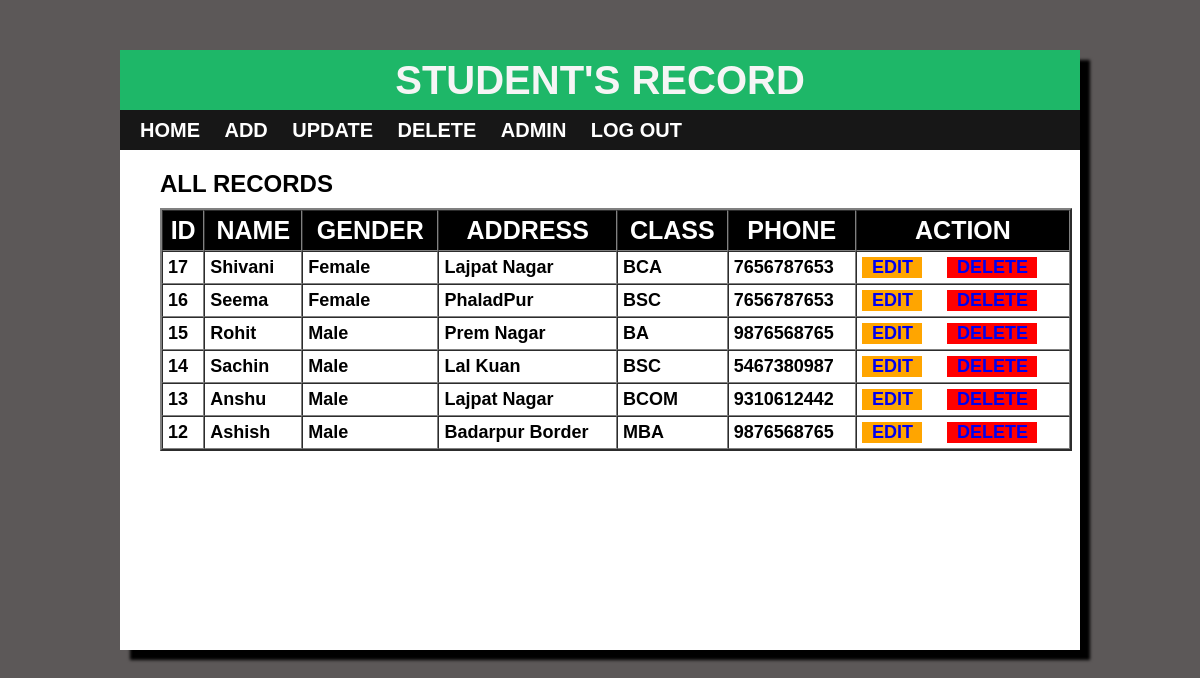
Page /index.php (signed in) on the committed database.
### tables this page shows
CREATE TABLE `student_record` (
    `id` int(11) NOT NULL,
    `s_name` varchar(30) DEFAULT NULL,
    `s_address` varchar(30) DEFAULT NULL,
    `s_class` int(11) DEFAULT NULL,
    `s_mobile` varchar(30) DEFAULT NULL,
    `s_gender` varchar(10) DEFAULT NULL
);

CREATE TABLE `class` (
    `class_id` int(11) NOT NULL,
    `class` varchar(10) DEFAULT NULL
);

### index.php (the view, shortened to what this page needs)
<!DOCTYPE html>
<html lang="en">
<head>
    <link rel="stylesheet" href="css.css">
</head>
<body class="body">
    <div class="dcontainer">
        <div class="h1">
            <h1>STUDENT'S RECORD</h1>
        </div>
        <div class="nav">
            <ul>
                <li><a href="index.php">HOME</a></li>
                <li><a href="Add_student.php">ADD</a></li>
                <li><a href="update.php">UPDATE</a></li>
                <li><a href="delete.php">DELETE</a></li>
                <li><a href="admin.php">ADMIN</a></li>
                <li><a href="logout.php">LOG OUT</a></li>
            </ul>
        </div>
        <div class="main">
           <h2>ALL RECORDS</h2>
           <div class="main-con">
           <?php
                 $con=mysqli_connect('localhost','root','','login');
                 $sql="SELECT * FROM student_record JOIN class WHERE student_record.s_class = class.class_id ORDER BY id DESC";
                 $result=mysqli_query($con,$sql);
                 if(mysqli_num_rows($result)>0){
            ?>
           <table  cellspacing="0" border="2px" class="table" width="100%" >
                    <thead>
                        <tr>
                            <th>ID</th>
                            <th>NAME</th>
                            <th>GENDER</th>
                            <th>ADDRESS</th>
                            <th>CLASS</th>
                            <th>PHONE</th>
                            <th>ACTION</th>
                        </tr>
                    </thead>
                    <tbody>
                        <?php
                            while($row = mysqli_fetch_array($result)){
                        ?>
                        <tr>
                            <td><?php echo $row['id'] ;?></td>
                            <td><?php echo $row['s_name']; ?></td>
                            <td><?php echo $row['s_gender']; ?></td>
                            <td><?php echo $row['s_address']; ?></td>
                            <td><?php echo $row['class']; ?></td>
                            <td><?php echo $row['s_mobile']; ?></td>
                            <td>
                                <a href="edit.php?id=<?php echo $row['id'];?>" class="action">EDIT</a>
                                <a href="delete_inline.php?id=<?php echo $row['id'];?>" class="action d1">DELETE</a>
                            </td>
                        </tr>
                        <?php }?>
                    </tbody>
                </table>
                <?php } ?>
           </div>
        </div>
    </div>
</body>
</html>

### css.css (style rules this page uses)
* { font-family: sans-serif; margin: 0px; padding: 0px; box-sizing: border-box; }
.body { background-color: rgba(77, 73, 73, 0.913); display: flex; justify-content: center; }
.dcontainer { width: 80%; height: 600px; background-color: white; margin-top: 50px; box-shadow: 10px 10px 3px black; position: relative; }
.body .dcontainer .h1 { width: 100%; background-color: rgb(30, 183, 104); text-align: center; height: 60px; }
.body .dcontainer .h1 h1 { color: whitesmoke; font-weight: 900; line-height: 60px; font-size: 40px; }
.body .dcontainer .nav { background-color: rgba(0, 0, 0, 0.909); color: white; height: 40px; }
.body .dcontainer .nav ul li { display: inline-block; }
.body .dcontainer .nav ul li a { color: white; text-decoration: none; font-weight: bold; line-height: 40px; font-size: 20px; margin-left: 20px; }
.body .dcontainer .main { width: 95%; height: auto; margin: 20px 20px; position: relative; }
.body .dcontainer .main h2 { font-weight: bold; margin-bottom: 10px; margin-left: 20px; }
.body .dcontainer .main .main-con { width: 100%; }
.body .dcontainer .main .main-con .table { margin-left:20px ; }
.body .dcontainer .main .main-con .table thead { background-color: black; color: white; height: 20px; font-size: 25px; padding-bottom: 10px; }
.body .dcontainer .main .main-con .table thead tr th { padding: 5px; }
.body .dcontainer .main .main-con .table tbody { padding: 50px; font-size: 18px; font-weight: 600; margin: 10px; }
.body .dcontainer .main .main-con .table tbody tr td { padding: 5px; }
.body .dcontainer .main .main-con .table tbody tr td .action { display: inline-block; width: 60px; padding-left:10px ; background-color: orange; text-decoration: none; }
.body .dcontainer .main .main-con .table tbody tr td .d1 { width: 90px; margin-left: 20px; background-color: red; }

### rows in the picture
student_record: id "17", s_name "Shivani", s_gender "Female", s_address "Lajpat Nagar", class.class "BCA", s_mobile "7656787653"
student_record: id "16", s_name "Seema", s_gender "Female", s_address "PhaladPur", class.class "BSC", s_mobile "7656787653"
student_record: id "15", s_name "Rohit", s_gender "Male", s_address "Prem Nagar", class.class "BA", s_mobile "9876568765"
student_record: id "14", s_name "Sachin", s_gender "Male", s_address "Lal Kuan", class.class "BSC", s_mobile "5467380987"
student_record: id "13", s_name "Anshu", s_gender "Male", s_address "Lajpat Nagar", class.class "BCOM", s_mobile "9310612442"
student_record: id "12", s_name "Ashish", s_gender "Male", s_address "Badarpur Border", class.class "MBA", s_mobile "9876568765"
